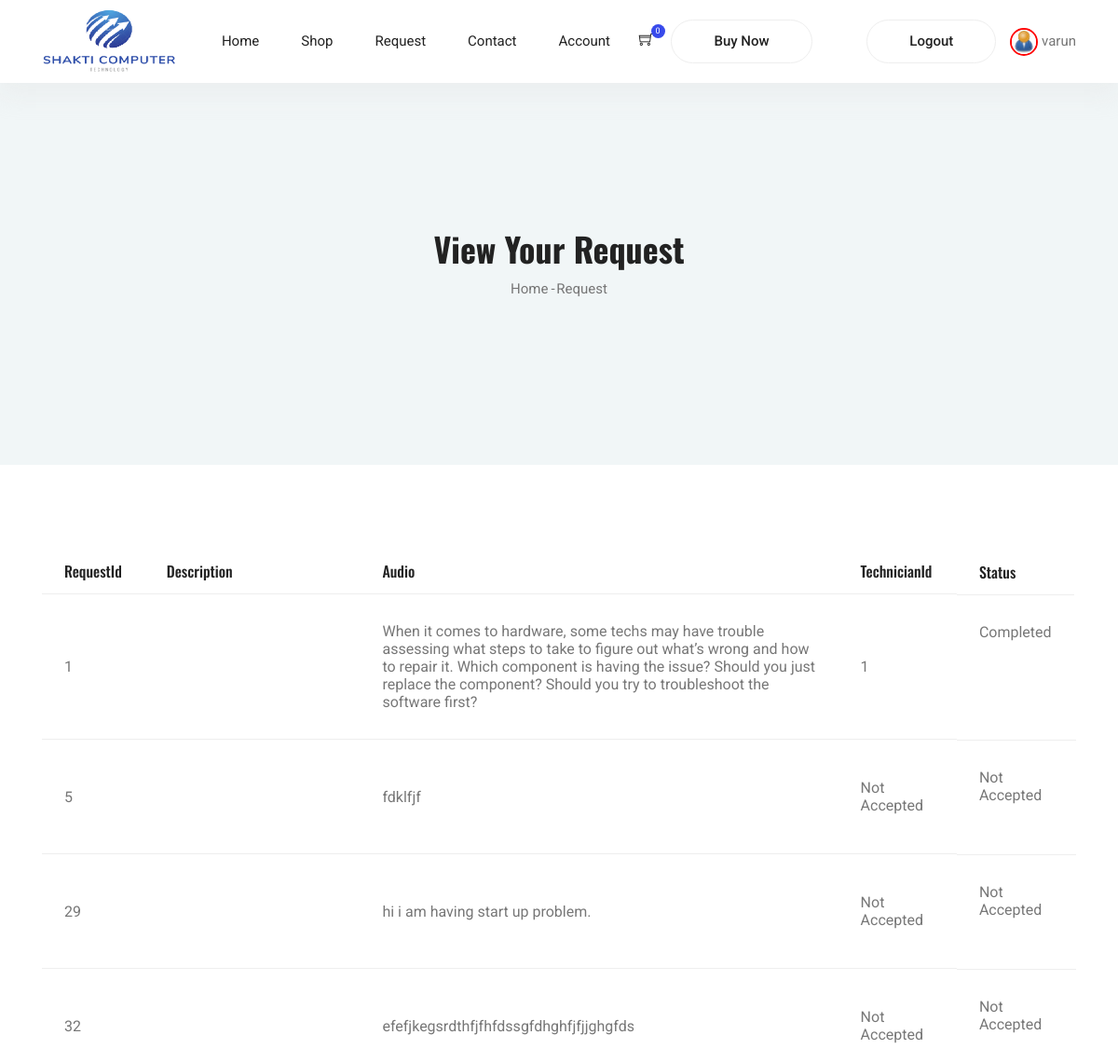
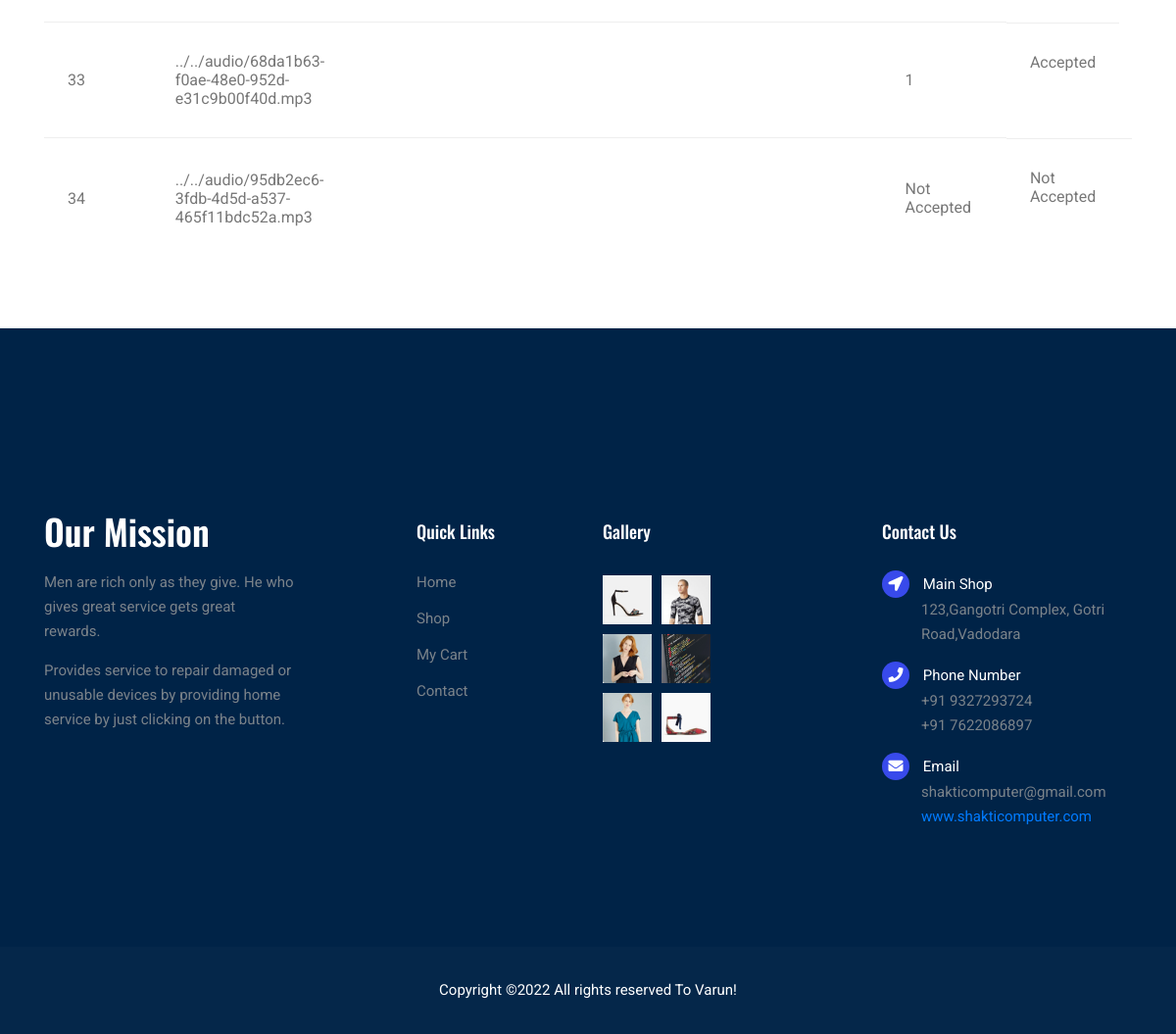
Screenshot of /customer/php/vrequest.php (signed in) with the database file from the repository (2 pictures, top to bottom).
### tables this page shows
CREATE TABLE `customer` (
  `CustomerId` int(11) NOT NULL,
  `FirstName` varchar(50) DEFAULT NULL,
  `LastName` varchar(50) DEFAULT NULL,
  `Address` varchar(200) DEFAULT NULL,
  `Pincode` int(11) DEFAULT NULL,
  `Email` varchar(50) DEFAULT NULL,
  `Birthdate` text DEFAULT NULL,
  `Gender` varchar(5) DEFAULT NULL,
  `Phone` decimal(10,0) DEFAULT NULL,
  `Photo` mediumtext DEFAULT NULL,
  `Username` varchar(50) DEFAULT NULL,
  `Password` varchar(50) DEFAULT NULL,
  `st` tinytext DEFAULT NULL
);

CREATE TABLE `problem` (
  `ProblemId` int(11) NOT NULL,
  `ProblemDesc` mediumtext DEFAULT NULL,
  `Audio` varchar(200) DEFAULT NULL,
  `TechnicianId` int(11) DEFAULT NULL,
  `CustomerId` int(11) DEFAULT NULL,
  `Status` int(11) DEFAULT NULL
);

### customer/php/vrequest.php (the view, shortened to what this page needs)
<?php include 'header-login.php';?>
<section class="blog-banner-area" id="category">
		<div class="container h-100">
			<div class="blog-banner">
				<div class="text-center">
					<h1>View Your Request</h1>
					<nav aria-label="breadcrumb" class="banner-breadcrumb">
   <ol class="breadcrumb">
     <li class="breadcrumb-item"><a href="#">Home</a></li>
     <li class="breadcrumb-item active" aria-current="page">Request</li>
   </ol>
    </nav>
				</div>
			</div>
 </div>
	</section>
<section class="cart_area">
 <div class="container">
  <div class="cart_inner">
   <div class="table-responsive">
    <table class="table">
     <thead>
      <tr>
       <th scope="col">RequestId</th>
       <th scope="col">Description</th>
       <th scope="col">Audio</th>
       <th scope="col">TechnicianId</th>
       <th scope="col">Status</th>
      </tr>
     </thead>
     <tbody>
         <?php
          include('dbconnection.php');
          $id=$_SESSION['user'];
          $sql="select * from problem where CustomerId=$id";
          $result=mysqli_query($con,$sql);
          while($line=mysqli_fetch_array($result)){
 ?>
      <tr>
       <td>
       <?php echo $line['ProblemId'];?>
       </td>
       <td>
       <?php echo $line['Audio'];?>
       </td>
       <td>
       <?php echo $line['ProblemDesc'];?>
       </td>
       <td>
       <?php
       if($line['TechnicianId'] == NULL){
           echo "Not Accepted";
       }
       else{
           echo $line['TechnicianId'];
       }
       ?>
       </td>
       <td class="product_count">
       <?php
    if( $line['Status'] == 0){
        echo "Not Accepted";
    }
    else if( $line['Status'] == 1){
        echo "Accepted";
    }
    else if( $line['Status'] == 2){
        echo "Work In Progress";
    }
    else if( $line['Status'] == 3){
        echo "Completed";
    }
       ?>
       </td>
      </tr>
      <?Php
          }
      ?>
     </tbody>
    </table>
   </div>
  </div>
 </div>
</section>
<?php include 'footer.php';?>

### customer/php/header-login.php (shortened to what this page needs)
<?php
include('dbconnection.php');
$id=$_SESSION['user'];
?>
  <link rel="stylesheet" href="../vendors/bootstrap/bootstrap.min.css">
  <link rel="stylesheet" href="../vendors/fontawesome/css/all.min.css">
	<link rel="stylesheet" href="../vendors/themify-icons/themify-icons.css">
  <link rel="stylesheet" href="../vendors/nice-select/nice-select.css">
  <link rel="stylesheet" href="../vendors/owl-carousel/owl.theme.default.min.css">
  <link rel="stylesheet" href="../vendors/owl-carousel/owl.carousel.min.css">
  <link rel="stylesheet" href="../css/style.css">
  <header class="header_area">
    <div class="main_menu">
      <nav class="navbar navbar-expand-lg navbar-light">
        <div class="container">
          <a class="navbar-brand logo_h" href="index.php"><img  src="../img/logo.png" style="height:70px;width:150px;"alt=""></a>
          <div class="collapse navbar-collapse offset" id="navbarSupportedContent">
            <ul class="nav navbar-nav menu_nav ml-auto mr-auto">
              <li class="nav-item "><a class="nav-link" href="index-login.php">Home</a></li>
              <li class="nav-item submenu dropdown">
                <a href="shop.php" class="nav-link">Shop</a>
							</li>
              <li class="nav-item submenu dropdown">
                <a href="#" class="nav-link dropdown-toggle" data-toggle="dropdown" role="button" aria-haspopup="true"
                  aria-expanded="false">Request</a>
							</li>
              <li class="nav-item"><a class="nav-link" href="contact.php">Contact</a></li>
            <li class="nav-item submenu dropdown">
                <a href="#" class="nav-link dropdown-toggle" data-toggle="dropdown" role="button" aria-haspopup="true"
                  aria-expanded="false">Account</a>
							</li>
              </ul>&nbsp;
            <ul class="nav-shop">
              <li class="nav-item"><button><a href="cart.php"><i class="ti-shopping-cart"></i></a><span class="nav-shop__circle">
               <?php
                $sql="select * from cart";
                $result=mysqli_query($con,$sql);
                $num=mysqli_num_rows($result);
                echo $num;
               ?>
              </span></button> </li>
              <li class="nav-item"><a class="button button-header" href="checkout.php">Buy Now</a></li>
              <li class="nav-item"><a class="button button-header" href="logout.php">Logout</a></li>
            </ul>
            <?php
                $sql="select * from customer where CustomerId='$id';";
                $result=mysqli_query($con,$sql);
                $line=mysqli_fetch_array($result);
                $photo=$line['Photo'];
                $name=strtolower($photo);
                echo "<img hieght=\"20px\"  style=\"border-radius: 70%; border:2px solid red;\"   width=\"30px\" src=\"$name\"/>&nbsp;";
                echo $line['FirstName'];
            ?>
          </div>
        </div>
      </nav>
    </div>
  </header>

### customer/css/style.css (style rules this page uses)
ul { list-style-type:none;margin:0;padding:0 }
button { cursor:pointer }
h1,h2,h3,h4,h5,h6 { font-family:"Oswald",sans-serif;color:#222;line-height:1.1 }
h1,.h1 { font-size:50px;font-weight:700 }
a { display:inline-block }
.header_area { position:relative;width:100%;z-index:9999;transition:background 0.4s, all 0.3s linear;box-shadow:0px 10px 27px 3px rgba(221,221,221,0.3) }
.header_area .navbar { background:transparent;padding:0px;border:0px;border-radius:0px }
.header_area .navbar .nav .nav-item { margin-right:45px }
.header_area .navbar .nav .nav-item .nav-link { text-transform:capitalize;color:#222;display:inline-block }
@media (min-width: 991px) { .header_area .navbar .nav .nav-item .nav-link { padding:32px 0px } }
.header_area .navbar .nav .nav-item .nav-link:after { display:none }
.header_area .navbar .nav .nav-item.submenu { position:relative }
.header_area .navbar .nav .nav-item:last-child { margin-right:0px }
.nav-shop li { display:inline-block;margin-right:15px }
.nav-shop li i,.nav-shop li span { font-size:16px;color:#222 }
.nav-shop li button { padding:0;border:0;background:transparent;position:relative }
.nav-shop li button .nav-shop__circle { font-size:9px;display:inline-block;background:#384aeb;color:#fff;padding:0px 5px;border-radius:50%;position:absolute;top:-8px;right:-12px }
.nav-shop li:last-child { margin-left:40px }
.button { display:inline-block;border:1px solid #384aeb;border-radius:30px;color:#222;font-weight:500;padding:12px 50px;background:#384aeb;color:#fff;transition:all .4s ease }
.button-header { padding:10px 45px;background:transparent;color:#222;border-color:#EEEEEE }
.blog-banner { position:relative }
.blog-banner h4,.blog-banner h1,.blog-banner a { text-transform:capitalize;color:#fff }
.blog-banner h1 { font-size:30px;margin-bottom:10px;color:#222 }
@media (min-width: 992px) { .blog-banner h1 { font-size:36px } }
.blog-banner-area { height:280px;position:relative;z-index:1 }
@media (min-width: 1000px) { .blog-banner-area { height:410px } }
.blog-banner-area .blog-banner { position:absolute;top:50%;left:50%;width:100%;transform:translate(-50%, -50%) }
.blog-banner-area::after { content:"";display:block;position:absolute;top:0;left:0;width:100%;height:100%;background:#f1f6f7;z-index:-1 }
.banner-breadcrumb { display:inline-block }
.banner-breadcrumb .breadcrumb { background:transparent;padding:0 }
.banner-breadcrumb .breadcrumb-item { padding:.1rem }
.banner-breadcrumb .breadcrumb-item a { text-transform:capitalize;color:#777777 }
.banner-breadcrumb .breadcrumb-item+.breadcrumb-item::before { color:#777777;padding-right:.1rem;content:"-" }
.banner-breadcrumb .breadcrumb-item.active { color:#777777 }
.cart_area { padding-top:90px;padding-bottom:55px }
.cart_inner .table th,.cart_inner .table td { padding:.75rem 1.5rem;border-color:#EEEEEE }
.cart_inner .table thead tr th { border-top:0px;font-size:16px;font-weight:500;font-family:"Oswald",sans-serif;color:#222;border-bottom:0px !important }
.cart_inner .table tbody tr td { padding-top:30px;padding-bottom:30px;vertical-align:middle;align-self:center }
.product_count { display:inline-block;position:relative;margin-bottom:24px }

### rows the page displays
customer: Photo (picture), FirstName "varun"
problem: ProblemId "1", ProblemDesc "When it comes to hardware, some techs may have trouble assessing what steps to take to figure out what’s wrong and how to repair it. Which component is having the issue? Should you just replace the component? Should you try to troubleshoot the software first?", TechnicianId "1", Status "Completed"
problem: ProblemId "5", ProblemDesc "fdklfjf", shows "Not Accepted"
problem: ProblemId "29", ProblemDesc "hi i am having start up problem.", shows "Not Accepted"
problem: ProblemId "32", ProblemDesc "efefjkegsrdthfjfhfdssgfdhghfjfjjghgfds", shows "Not Accepted"
problem: ProblemId "33", Audio "../../audio/68da1b63-f0ae-48e0-952d-e31c9b00f40d.mp3", TechnicianId "1", Status "Accepted"
problem: ProblemId "34", Audio "../../audio/95db2ec6-3fdb-4d5d-a537-465f11bdc52a.mp3", shows "Not Accepted"

### other values shown
$num "0"
